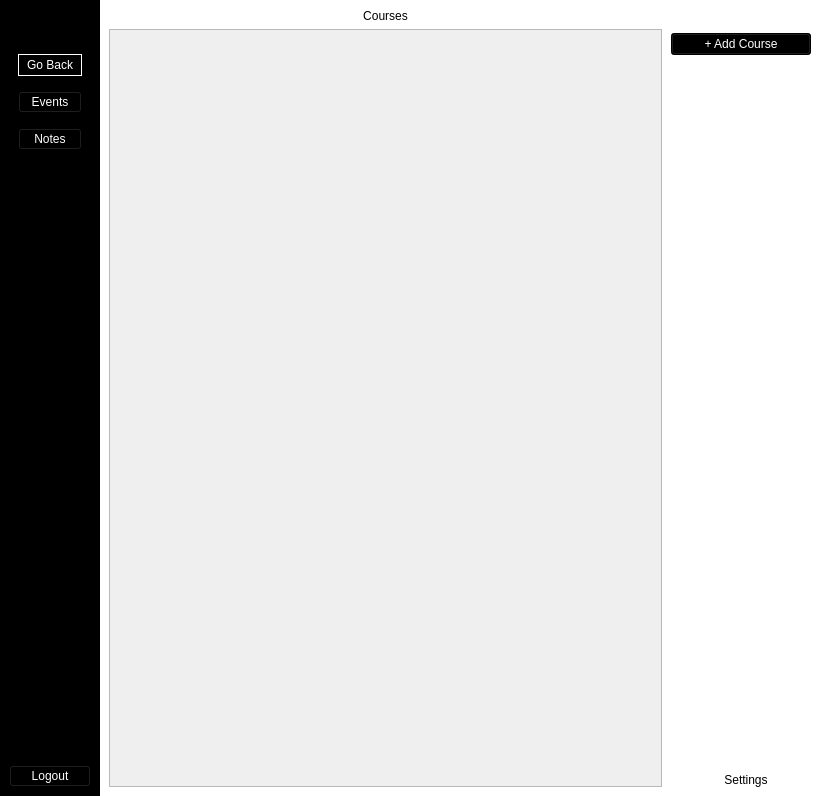
<?xml version="1.0" encoding="UTF-8"?>
<ui version="4.0">
 <class>Dialog</class>
 <widget class="QDialog" name="Dialog">
  <property name="geometry">
   <rect>
    <x>0</x>
    <y>0</y>
    <width>821</width>
    <height>796</height>
   </rect>
  </property>
  <property name="windowTitle">
   <string>Dialog</string>
  </property>
  <property name="styleSheet">
   <string notr="true">QGroupBox {
border:none;
background-color: white;
}
QDialog {
background-color: white;
}
QPushButton
{
  background-color:black;
color:white;
}

QPushButton:hover:!pressed
{
    border: 1px solid white;
}
</string>
  </property>
  <layout class="QGridLayout" name="gridLayout">
   <property name="leftMargin">
    <number>0</number>
   </property>
   <property name="topMargin">
    <number>0</number>
   </property>
   <property name="rightMargin">
    <number>0</number>
   </property>
   <property name="bottomMargin">
    <number>0</number>
   </property>
   <property name="spacing">
    <number>0</number>
   </property>
   <item row="0" column="0">
    <widget class="QGroupBox" name="verticalGroupBox">
     <property name="maximumSize">
      <size>
       <width>100</width>
       <height>16777215</height>
      </size>
     </property>
     <property name="styleSheet">
      <string notr="true">QGroupBox {
	background-color: black;
}</string>
     </property>
     <layout class="QVBoxLayout" name="verticalLayout">
      <item>
       <spacer name="verticalSpacer_3">
        <property name="orientation">
         <enum>Qt::Vertical</enum>
        </property>
        <property name="sizeType">
         <enum>QSizePolicy::Fixed</enum>
        </property>
        <property name="sizeHint" stdset="0">
         <size>
          <width>20</width>
          <height>10</height>
         </size>
        </property>
       </spacer>
      </item>
      <item>
       <layout class="QHBoxLayout" name="horizontalLayout">
        <item>
         <spacer name="horizontalSpacer_2">
          <property name="orientation">
           <enum>Qt::Horizontal</enum>
          </property>
          <property name="sizeHint" stdset="0">
           <size>
            <width>40</width>
            <height>20</height>
           </size>
          </property>
         </spacer>
        </item>
        <item>
         <widget class="QLabel" name="label">
          <property name="maximumSize">
           <size>
            <width>80</width>
            <height>80</height>
           </size>
          </property>
          <property name="text">
           <string/>
          </property>
          <property name="pixmap">
           <pixmap>../logo/logo_inverse_transparent.png</pixmap>
          </property>
          <property name="scaledContents">
           <bool>true</bool>
          </property>
          <property name="alignment">
           <set>Qt::AlignLeading|Qt::AlignLeft|Qt::AlignVCenter</set>
          </property>
         </widget>
        </item>
        <item>
         <spacer name="horizontalSpacer">
          <property name="orientation">
           <enum>Qt::Horizontal</enum>
          </property>
          <property name="sizeHint" stdset="0">
           <size>
            <width>40</width>
            <height>20</height>
           </size>
          </property>
         </spacer>
        </item>
       </layout>
      </item>
      <item>
       <widget class="QGroupBox" name="verticalGroupBox_4">
        <property name="styleSheet">
         <string notr="true">QGroupBox {
	border:none;
}
QPushButton {
	color: white;
	background-color: transparent;
}
</string>
        </property>
        <layout class="QVBoxLayout" name="verticalLayout_6">
         <property name="spacing">
          <number>15</number>
         </property>
         <item>
          <widget class="QPushButton" name="goBackButton">
           <property name="styleSheet">
            <string notr="true">border: 1px solid white;
padding: 3px;</string>
           </property>
           <property name="text">
            <string>Go Back</string>
           </property>
          </widget>
         </item>
         <item>
          <widget class="QPushButton" name="eventsButton">
           <property name="text">
            <string>Events</string>
           </property>
          </widget>
         </item>
         <item>
          <widget class="QPushButton" name="notesButton">
           <property name="text">
            <string>Notes</string>
           </property>
          </widget>
         </item>
        </layout>
       </widget>
      </item>
      <item>
       <spacer name="verticalSpacer_2">
        <property name="orientation">
         <enum>Qt::Vertical</enum>
        </property>
        <property name="sizeHint" stdset="0">
         <size>
          <width>20</width>
          <height>40</height>
         </size>
        </property>
       </spacer>
      </item>
      <item>
       <widget class="QPushButton" name="logoutButton">
        <property name="text">
         <string>Logout</string>
        </property>
       </widget>
      </item>
     </layout>
    </widget>
   </item>
   <item row="0" column="1">
    <widget class="QGroupBox" name="verticalGroupBox">
     <property name="styleSheet">
      <string notr="true"/>
     </property>
     <property name="title">
      <string/>
     </property>
     <property name="alignment">
      <set>Qt::AlignCenter</set>
     </property>
     <layout class="QVBoxLayout" name="verticalLayout_2">
      <item>
       <widget class="QLabel" name="label_5">
        <property name="text">
         <string>Courses</string>
        </property>
        <property name="alignment">
         <set>Qt::AlignCenter</set>
        </property>
       </widget>
      </item>
      <item>
       <layout class="QHBoxLayout" name="horizontalLayout_2">
        <item>
         <widget class="QScrollArea" name="scrollArea">
          <property name="styleSheet">
           <string notr="true"/>
          </property>
          <property name="widgetResizable">
           <bool>true</bool>
          </property>
          <widget class="QWidget" name="scrollAreaWidgetContents">
           <property name="geometry">
            <rect>
             <x>0</x>
             <y>0</y>
             <width>549</width>
             <height>755</height>
            </rect>
           </property>
           <property name="styleSheet">
            <string notr="true">QPushButton {
	background-color:black;
	color: white;
	margin: 0.5px 0;
	height: 45px

}</string>
           </property>
           <layout class="QGridLayout" name="gridLayout_2">
            <item row="0" column="0">
             <layout class="QFormLayout" name="formLayout_4">
              <property name="horizontalSpacing">
               <number>0</number>
              </property>
              <property name="verticalSpacing">
               <number>0</number>
              </property>
             </layout>
            </item>
           </layout>
          </widget>
         </widget>
        </item>
       </layout>
      </item>
     </layout>
    </widget>
   </item>
   <item row="0" column="2">
    <widget class="QGroupBox" name="verticalGroupBox">
     <property name="maximumSize">
      <size>
       <width>150</width>
       <height>16777215</height>
      </size>
     </property>
     <property name="styleSheet">
      <string notr="true"/>
     </property>
     <layout class="QVBoxLayout" name="verticalLayout_7">
      <property name="leftMargin">
       <number>0</number>
      </property>
      <property name="rightMargin">
       <number>0</number>
      </property>
      <property name="bottomMargin">
       <number>0</number>
      </property>
      <item>
       <widget class="QGroupBox" name="verticalGroupBox_2">
        <property name="styleSheet">
         <string notr="true"/>
        </property>
        <property name="alignment">
         <set>Qt::AlignCenter</set>
        </property>
        <layout class="QVBoxLayout" name="verticalLayout_3"/>
       </widget>
      </item>
      <item>
       <widget class="QPushButton" name="addCourseButton">
        <property name="maximumSize">
         <size>
          <width>140</width>
          <height>16777215</height>
         </size>
        </property>
        <property name="styleSheet">
         <string notr="true">background-color: black;
color:white;</string>
        </property>
        <property name="text">
         <string>+ Add Course</string>
        </property>
       </widget>
      </item>
      <item>
       <spacer name="verticalSpacer_4">
        <property name="orientation">
         <enum>Qt::Vertical</enum>
        </property>
        <property name="sizeHint" stdset="0">
         <size>
          <width>20</width>
          <height>40</height>
         </size>
        </property>
       </spacer>
      </item>
      <item>
       <widget class="QGroupBox" name="verticalGroupBox_3">
        <property name="maximumSize">
         <size>
          <width>150</width>
          <height>16777215</height>
         </size>
        </property>
        <property name="alignment">
         <set>Qt::AlignCenter</set>
        </property>
        <layout class="QVBoxLayout" name="verticalLayout_4">
         <item>
          <layout class="QHBoxLayout" name="horizontalLayout_3">
           <item>
            <spacer name="horizontalSpacer_4">
             <property name="orientation">
              <enum>Qt::Horizontal</enum>
             </property>
             <property name="sizeHint" stdset="0">
              <size>
               <width>40</width>
               <height>20</height>
              </size>
             </property>
            </spacer>
           </item>
           <item>
            <widget class="QLabel" name="picture">
             <property name="maximumSize">
              <size>
               <width>50</width>
               <height>50</height>
              </size>
             </property>
             <property name="text">
              <string/>
             </property>
             <property name="pixmap">
              <pixmap>../profile.png</pixmap>
             </property>
             <property name="scaledContents">
              <bool>true</bool>
             </property>
             <property name="alignment">
              <set>Qt::AlignCenter</set>
             </property>
            </widget>
           </item>
           <item>
            <spacer name="horizontalSpacer_3">
             <property name="orientation">
              <enum>Qt::Horizontal</enum>
             </property>
             <property name="sizeHint" stdset="0">
              <size>
               <width>40</width>
               <height>20</height>
              </size>
             </property>
            </spacer>
           </item>
          </layout>
         </item>
         <item>
          <layout class="QVBoxLayout" name="verticalLayout_5">
           <property name="spacing">
            <number>2</number>
           </property>
           <item>
            <widget class="QLabel" name="nameSurname">
             <property name="styleSheet">
              <string notr="true">font-size: 16px;
font: bold;</string>
             </property>
             <property name="text">
              <string/>
             </property>
             <property name="alignment">
              <set>Qt::AlignCenter</set>
             </property>
            </widget>
           </item>
           <item>
            <widget class="QLabel" name="date">
             <property name="styleSheet">
              <string notr="true">font-size: 11px;</string>
             </property>
             <property name="text">
              <string/>
             </property>
             <property name="alignment">
              <set>Qt::AlignHCenter|Qt::AlignTop</set>
             </property>
            </widget>
           </item>
           <item>
            <widget class="QLabel" name="time">
             <property name="text">
              <string/>
             </property>
             <property name="alignment">
              <set>Qt::AlignCenter</set>
             </property>
            </widget>
           </item>
          </layout>
         </item>
         <item>
          <widget class="QPushButton" name="settingButton">
           <property name="styleSheet">
            <string notr="true">
QPushButton
{
  background-color:white;
color:black;
border: none;
background-color: transparent;
}

QPushButton:hover:!pressed
{
    border: 1px solid white;
}
</string>
           </property>
           <property name="text">
            <string>Settings</string>
           </property>
          </widget>
         </item>
        </layout>
       </widget>
      </item>
     </layout>
    </widget>
   </item>
  </layout>
 </widget>
 <resources/>
 <connections/>
</ui>
